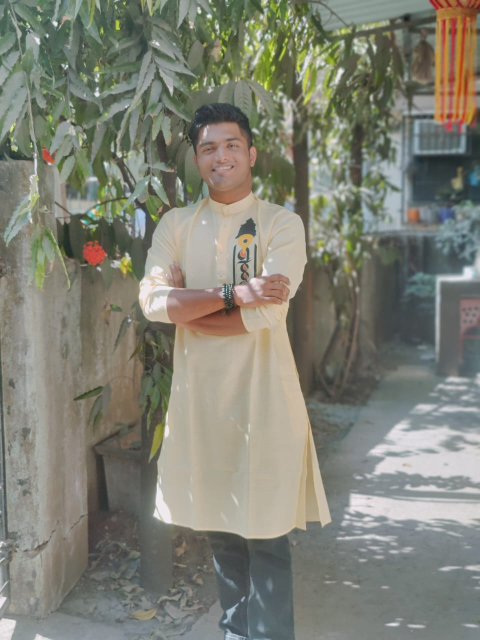
#> input picture OP/mypic.jpeg, 960 x 1280 px (shown at 1/2 size)
$ python 3.py
#> lines starting #> are read from the running program, lines starting #| are printed output that depends on the picture
#Drawing geometric shapes on images
import cv2
import numpy as np

img = cv2.imread('mypic.jpeg',1)
#> img is the input picture: shape (1280, 960, 3); mean B, G, R 116.6, 128.7, 127.9
#img = np.zeros([512,512,3],np.uint8)

img = cv2.line(img,(0,0),(255,255),(0,255,0),5) #Variables - input,coordinates[start-end],*BGR* colring,thickness
img = cv2.arrowedLine(img,(0,255),(255,255),(255,0,0),5)
img = cv2.rectangle(img,(384,0),(510,128),(0,0,255),-1) #the first co-ordinate is upper left of rectangle and the second one is the lower right
#for rectangle if we provide -1 instead of thickness then we fill the box

img = cv2.circle(img,(447,65),44,(0,255,0),-1)

font = cv2.FONT_HERSHEY_COMPLEX #font argument
img = cv2.putText(img,'Yash Phatak',(10,500),font,4,(255,255,255),10,cv2.LINE_AA)
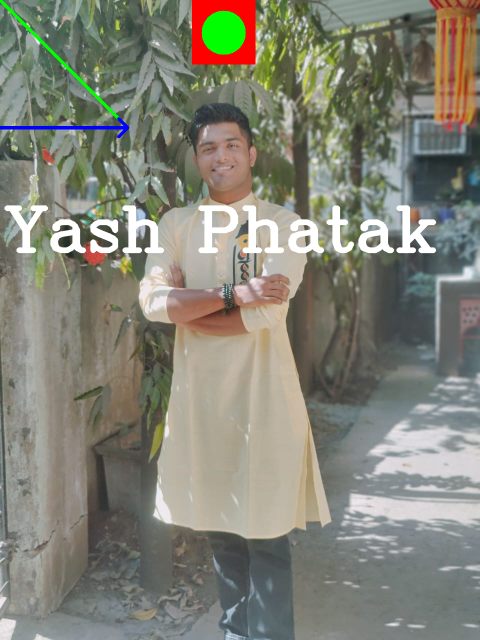
#> img: shape (1280, 960, 3) (shown at 1/2 size); mean B, G, R 118.6, 131.2, 131.1
cv2.imshow('image',img)
cv2.waitKey(0)
cv2.destroyAllWindows()
